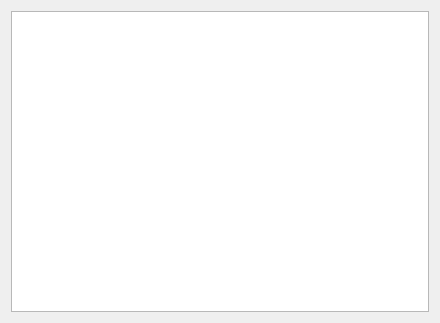
<?xml version="1.0" encoding="UTF-8"?>
<ui version="4.0">
 <class>ErrorLogDialog</class>
 <widget class="QDialog" name="ErrorLogDialog">
  <property name="geometry">
   <rect>
    <x>0</x>
    <y>0</y>
    <width>440</width>
    <height>323</height>
   </rect>
  </property>
  <property name="windowTitle">
   <string>Error Log</string>
  </property>
  <layout class="QHBoxLayout" name="horizontalLayout">
   <item>
    <widget class="QPlainTextEdit" name="plainTextEdit">
     <property name="focusPolicy">
      <enum>Qt::NoFocus</enum>
     </property>
     <property name="readOnly">
      <bool>true</bool>
     </property>
    </widget>
   </item>
  </layout>
 </widget>
 <layoutdefault spacing="6" margin="11"/>
 <resources/>
 <connections/>
</ui>
